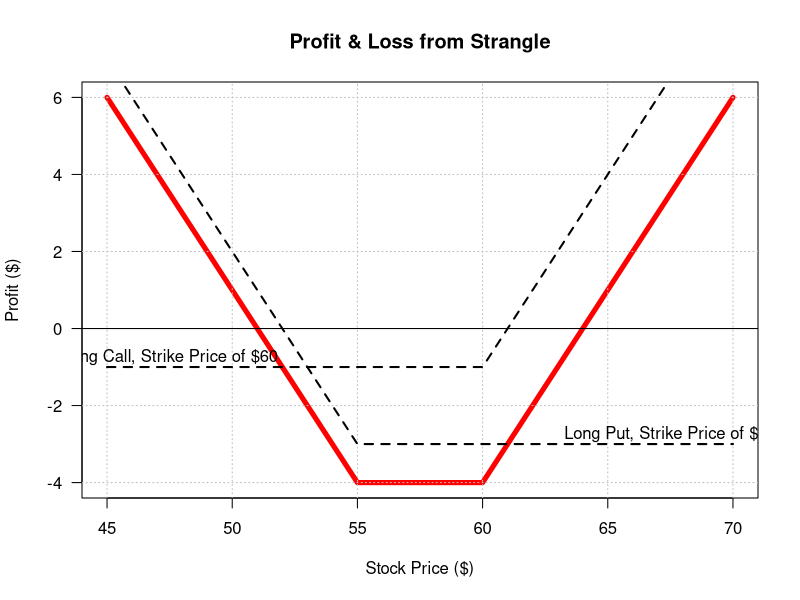

This figure's R source:
combo.strangle <- function(k1, k2, call, put){ # Strangle Combination
  
  if (k1 >= k2) return(message("Long Put cannot be higher than Long Call"))
  
  # if strike prices are fine, let us define calls below:
  C <- rbind(cbind(seq(k1 - 10, k2, 1), -call),
             cbind(seq(k2 + 1, k2 + 10, 1), seq(10) - call)) # Long Call
    
  P <- rbind(cbind(seq(k1 - 10, k1 - 1, 1), put - seq(-5, 4, 1) - 1),
             cbind(seq(k1, k2 + 10, 1), -put)) # Long Put
    
  colnames(C) <- c("Stock Price", "Profit from Long Call") # Column names
  colnames(P) <- c("Stock Price", "Profit from Long Put")
    
  DF <- merge(C, P, by = "Stock Price") # Merge stock and option data frames
    
  DF$`Total Payoff` <- DF[,2] + DF[,3] # Total Pay-off column
    
  plot(x = DF[,1], y = DF[,4], las = 1, ylab = "Profit ($)", type = "l",
       xlab = "Stock Price ($)", ylim = c(min(DF[,4]), max(DF[,4])),
       main = "Profit & Loss from Strangle", lwd = 5, col = "red")
    
  grid(nx = NULL, ny = NULL, col = "grey", lty = 3) # Grid
    
  abline(h = 0) # Break Even line
    
  for (n in 2:3){ lines(x = DF[,1], y = DF[,n], lwd = 2, lty = 2) } 
    
  text(x = k2 + 7.5, y = 0.25 - put,
       sprintf("Long Put, Strike Price of $%s", k1)) # Long Put
  text(x = k1 - 7.5, y = 0.25 - call,
       sprintf("Long Call, Strike Price of $%s", k2)) # Long Call
    
  DF # Pay-off
}
combo.strangle(55, 60, 1, 3) # Test
